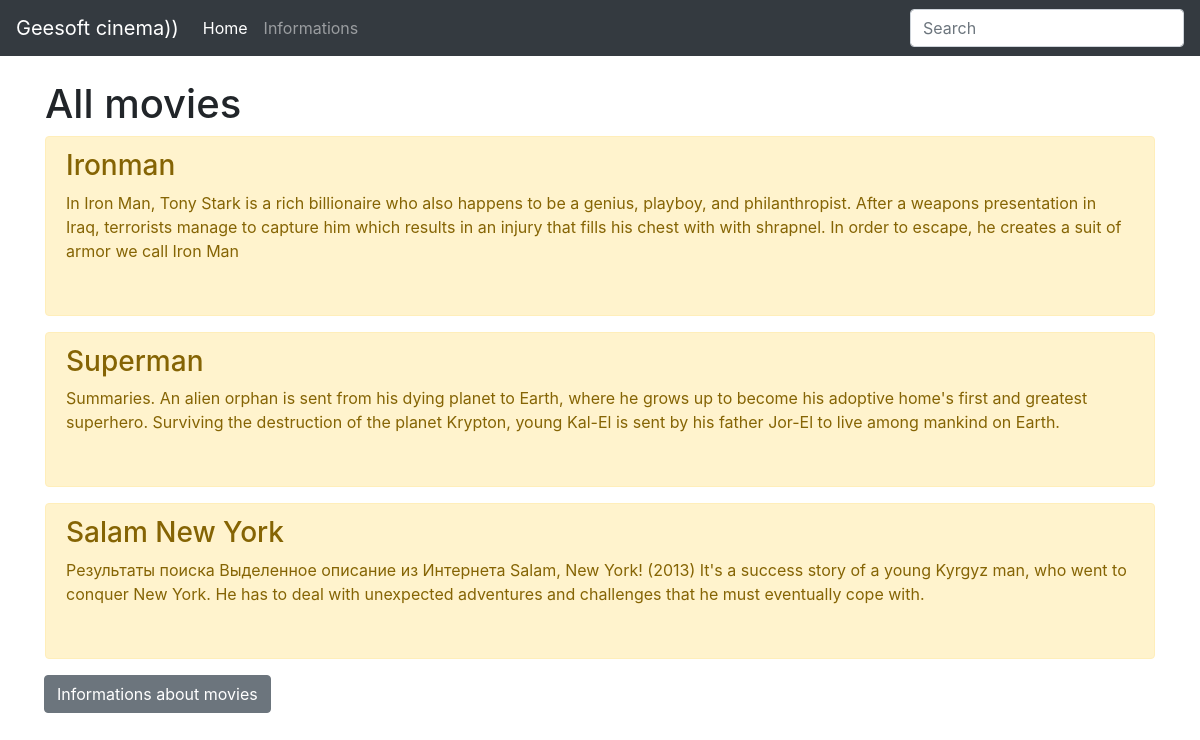
The page / on the database its author committed.
### cinema/models.py (models this page shows, shortened)
class Movie(models.Model):
    name = models.CharField('name', max_length=50)
    description = models.TextField('description')

### cinema/views.py (the view)
# urls.py: path('', views.index, name='home'),
def index(request):
    movie = Movie.objects.all()
    return render(request, 'cinema/index.html', {'movie': movie})

### cinema/templates/cinema/index.html (shortened to what this page needs)
<!DOCTYPE html>
<html lang="ru">
<head>
    <link rel="stylesheet" href="https://stackpath.bootstrapcdn.com/bootstrap/4.5.0/css/bootstrap.min.css">
</head>
<body>
    <nav class="navbar navbar-expand navbar-dark bg-dark">
        <a class="navbar-brand" href="#">Geesoft cinema))</a>
        <div class="collapse navbar-collapse" id="navbarsExample02">
          <ul class="navbar-nav mr-auto">
            <li class="nav-item active">
              <a class="nav-link" href="/">Home <span class="sr-only">(current)</span></a>
            </li>
            <li class="nav-item">
              <a class="nav-link" href="{% url 'information' %}">Informations</a>
            </li>
          </ul>
          <form class="form-inline my-2 my-md-0">
            <input class="form-control" type="text" placeholder="Search">
          </form>
        </div>
      </nav><br>
    <div class="container">
    {% block content %}
        <h1>All movies</h1>
        {% if movie %}
            {% for films in movie %}
                <div class="alert alert-warning mt-2">
                    <h3>{{ films.name }}</h3>
                    <p>{{ films.description }}</p>
                </div>
            {% endfor %}
        {% endif %}
        <div class="input-group-append">
            <a href="{% url 'information' %}" class="btn btn-secondary">Informations about movies</a>
        </div>
    {% endblock %}
    </div>
</body>
</html>

### rows shown on the page
Movie: name "Ironman", description "In Iron Man, Tony Stark is a rich billionaire who also happens to be a genius, playboy, and philanthropist. After a weapons presentation in Iraq, terrorists manage to capture him which results in an injury that fills his chest with with shrapnel. In order to escape, he creates a suit of armor we call Iron Man"
Movie: name "Superman", description "Summaries. An alien orphan is sent from his dying planet to Earth, where he grows up to become his adoptive home's first and greatest superhero. Surviving the destruction of the planet Krypton, young Kal-El is sent by his father Jor-El to live among mankind on Earth."
Movie: name "Salam New York", description "Результаты поиска Выделенное описание из Интернета Salam, New York! (2013) It's a success story of a young Kyrgyz man, who went to conquer New York. He has to deal with unexpected adventures and challenges that he must eventually cope with."
